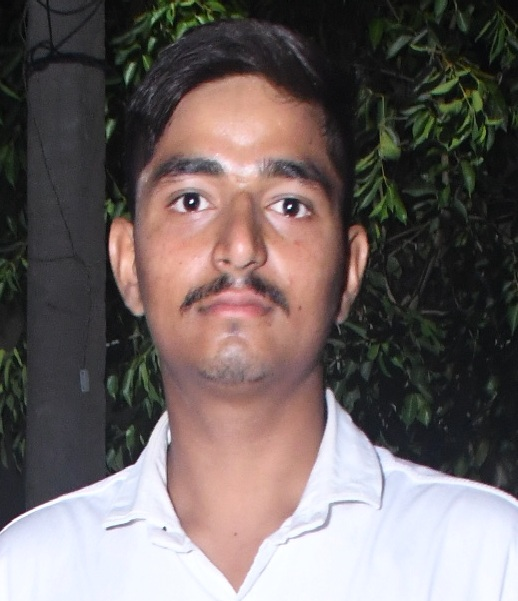
#> input picture Computer vision Unit 2 Programming Assignment/15_Frequency HPF/input.jpg, 518 x 601 px
$ python program.py
#> lines starting #> are read from the running program, lines starting #| are printed output that depends on the picture
import cv2
import numpy as np

img = cv2.imread("input.jpg", 0)
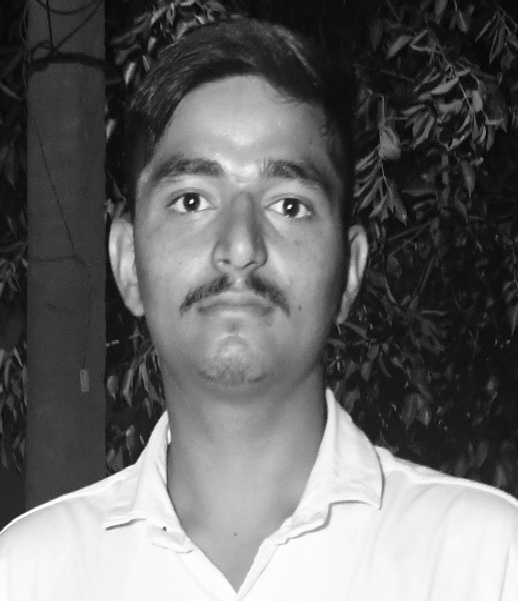
#> img: shape (601, 518); min 2, max 255, mean 103.1
dft = cv2.dft(np.float32(img), flags=cv2.DFT_COMPLEX_OUTPUT)
dft_shift = np.fft.fftshift(dft)
rows, cols = img.shape
#> rows = 601; cols = 518
crow = rows // 2
#> crow = 300
ccols = cols // 2
#> ccols = 259
mask = np.ones((rows, cols, 2), np.uint8)
r = 30
mask[crow - r : crow + r, ccols - r : ccols + r] = 0
filter_dftshift = dft_shift * mask
inverse_shift = np.fft.ifftshift(filter_dftshift)
img_back = cv2.idft(inverse_shift)
img_back = cv2.magnitude(img_back[:, :, 0], img_back[:, :, 1])
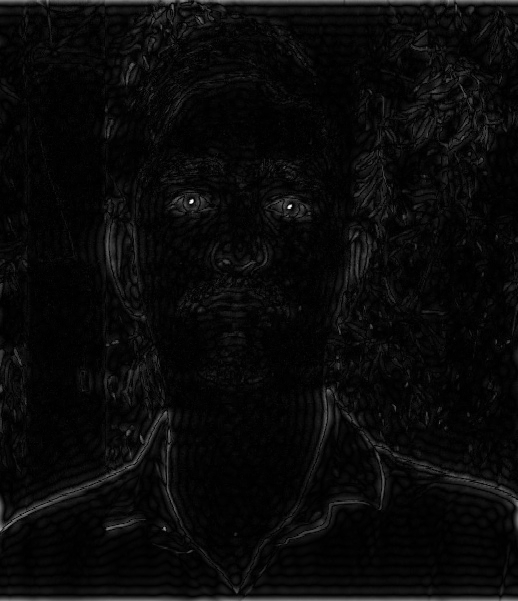
#> img_back: shape (601, 518) float32; min 2503.9, max 70136416, mean 2739972.5; drawn with min black and max white
cv2.imwrite("output.png", img_back)
